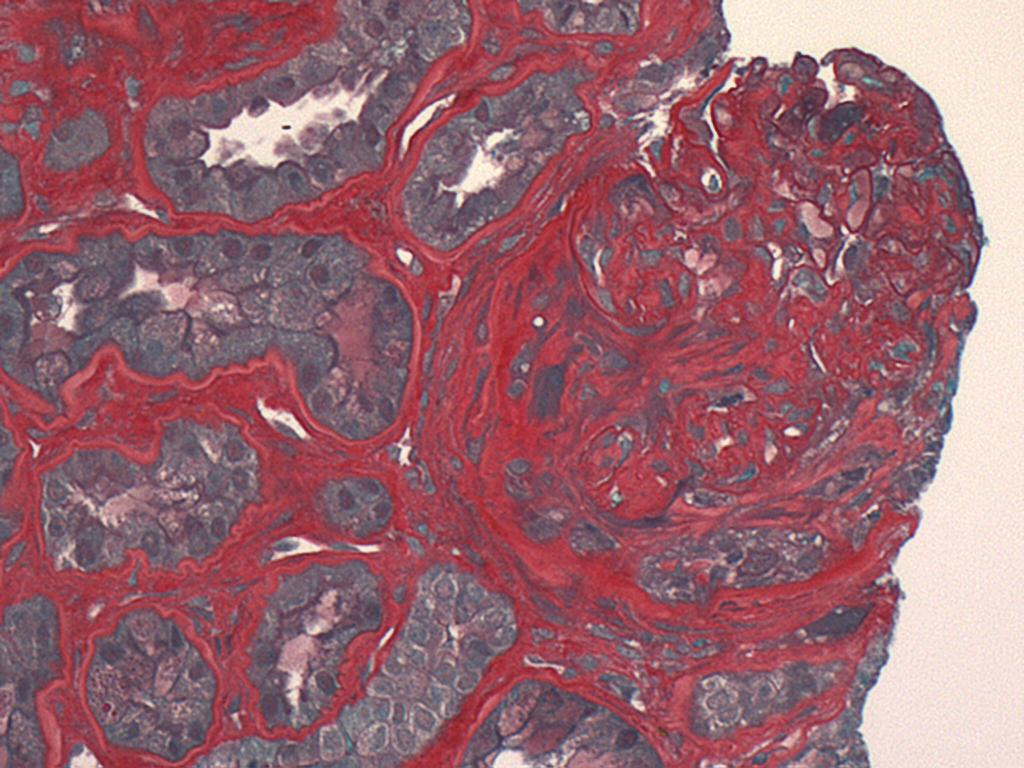
#> input picture pattern_recognition/img_pre_proces/comp_laplace/treino_azan (9).jpg, 1024 x 768 px
$ python compare.py
#> lines starting #> are read from the running program, lines starting #| are printed output that depends on the picture
import skimage.io as io
from skimage.color import rgb2gray
from skimage.exposure import equalize_hist
from skimage.transform import resize
from skimage.filters import laplace

# Carregando as imagens
image1 = io.imread("./treino_azan (9).jpg")
#> image1 is the input picture: shape (768, 1024, 3); mean R, G, B 152.3, 100.4, 110.7
image2 = io.imread("./treino_pams (1).jpg")
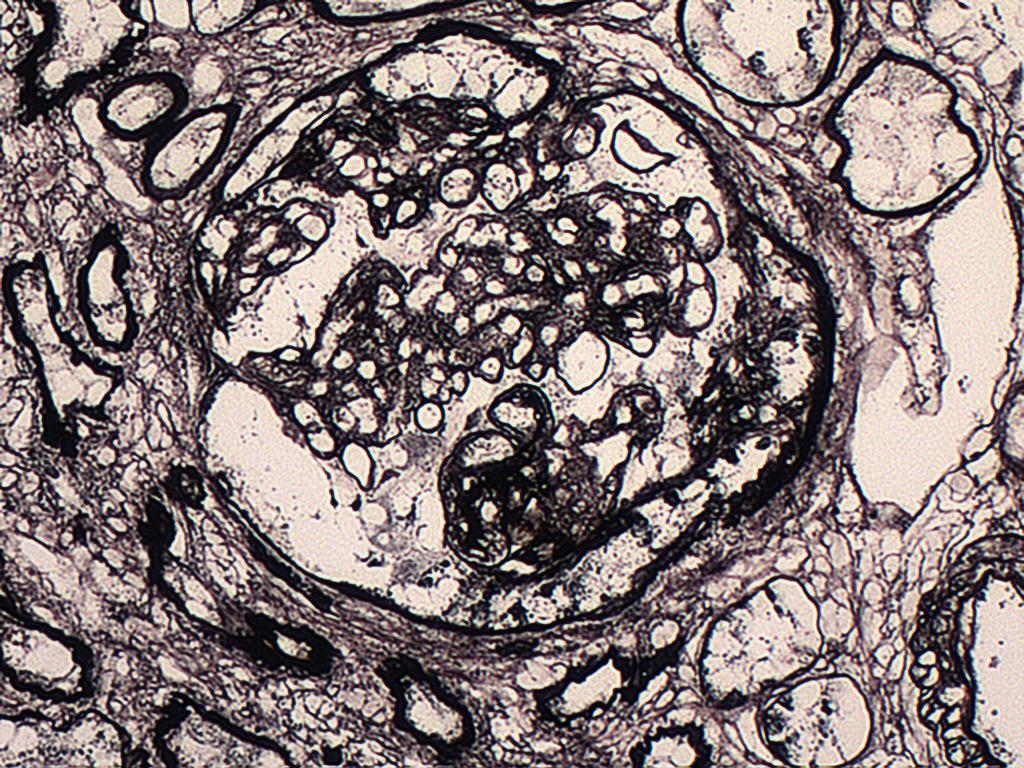
#> input picture pattern_recognition/img_pre_proces/comp_laplace/treino_pams (1).jpg, 1024 x 768 px
#> image2 is the input picture: shape (768, 1024, 3); mean R, G, B 134.7, 121.1, 120.8

# Convertendo as imagens para cinza
gray_image1 = rgb2gray(image1)
gray_image2 = rgb2gray(image2)

# Aplicando o filtro laplaciano
laplacian_image1 = laplace(gray_image1)
laplacian_image2 = laplace(gray_image2)
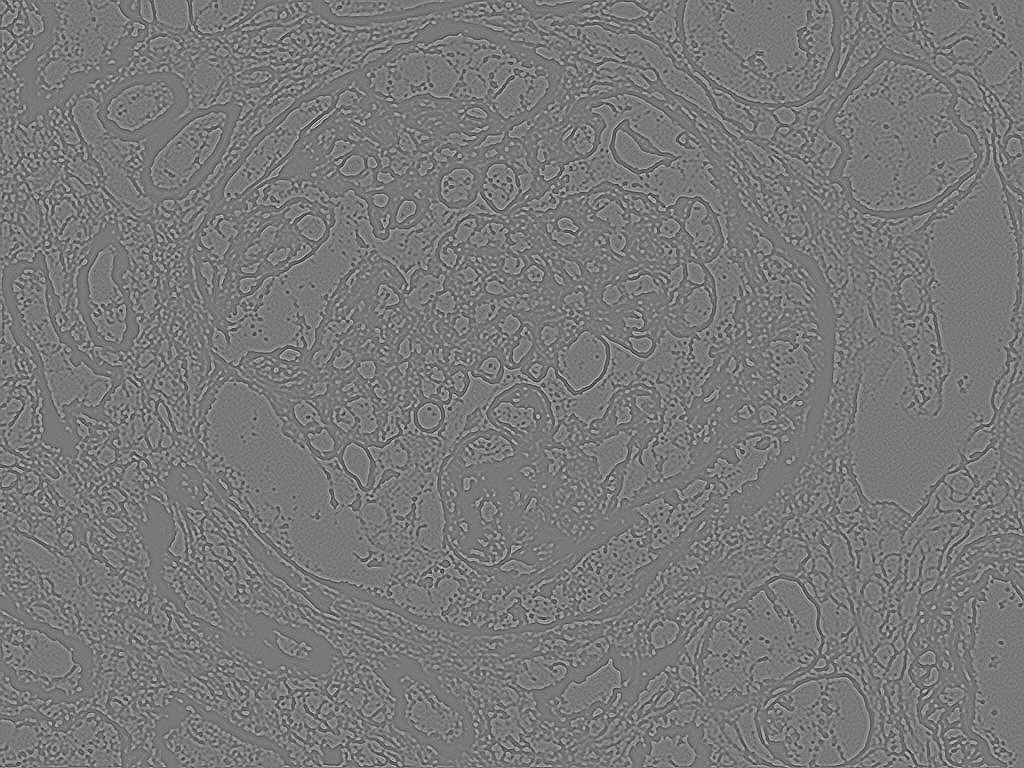
#> laplacian_image2: shape (768, 1024) float64; min -0.978, max 1.07, mean 3.95e-20; drawn with min black and max white

# Redimensionando as imagens
resized_gray_image1 = resize(gray_image1, (1024, 1024))
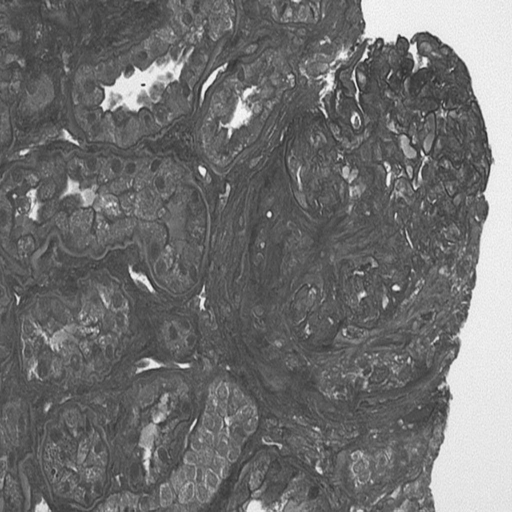
#> resized_gray_image1: shape (1024, 1024) float64 (shown at 1/2 size); min 0.114, max 0.987, mean 0.44
resized_gray_image2 = resize(gray_image2, (1024, 1024))
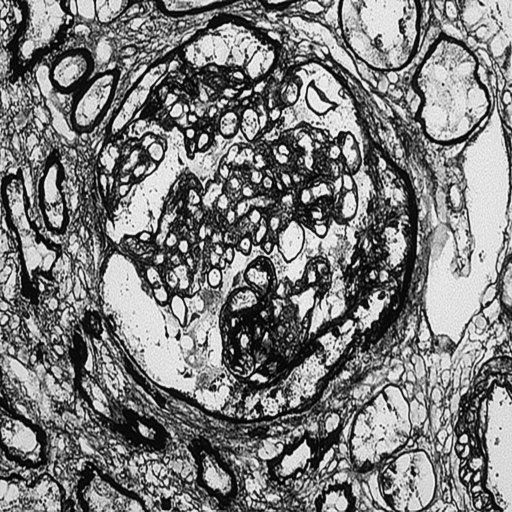
#> resized_gray_image2: shape (1024, 1024) float64 (shown at 1/2 size); min 0.000565, max 0.997, mean 0.486
resized_laplacian_image1 = resize(laplacian_image1, (1024, 1024))
resized_laplacian_image2 = resize(laplacian_image2, (1024, 1024))
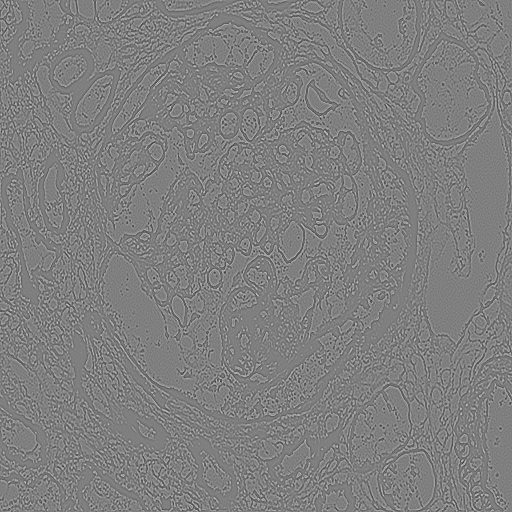
#> resized_laplacian_image2: shape (1024, 1024) float64 (shown at 1/2 size); min -0.868, max 0.869, mean -2.36e-06; drawn with min black and max white

# Salvando as imagens em cinza
io.imsave("./treino_azan (9)_gray.jpg", (gray_image1 * 255).astype('uint8'))
io.imsave("./treino_pams (1)_gray.jpg", (gray_image2 * 255).astype('uint8'))

# Salvando as imagens com histograma equalizado
io.imsave("./treino_azan (9)_lap.jpg", (resized_laplacian_image1 * 255).astype('uint8'))
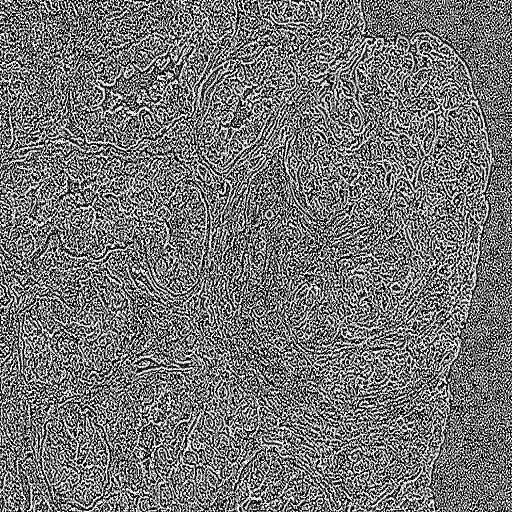
#> saved as treino_azan (9)_lap.jpg: shape (1024, 1024) (shown at 1/2 size); min 0, max 255, mean 116.5
io.imsave("./treino_pams (1)_lap.jpg", (resized_laplacian_image2 * 255).astype('uint8'))
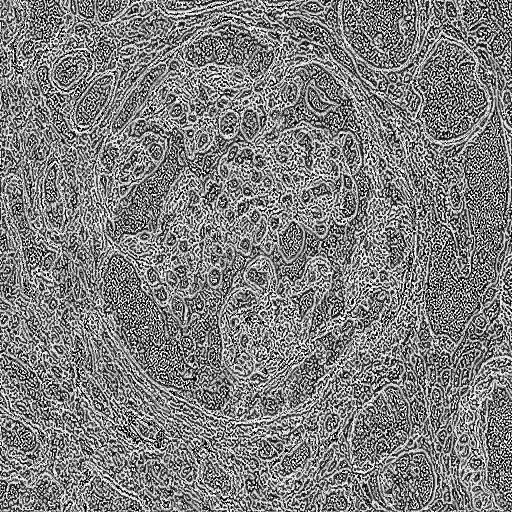
#> saved as treino_pams (1)_lap.jpg: shape (1024, 1024) (shown at 1/2 size); min 0, max 255, mean 126.8
